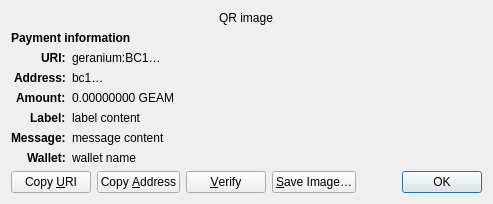
<?xml version="1.0" encoding="UTF-8"?>
<ui version="4.0">
 <class>ReceiveRequestDialog</class>
 <widget class="QDialog" name="ReceiveRequestDialog">
  <property name="geometry">
   <rect>
    <x>0</x>
    <y>0</y>
    <width>413</width>
    <height>229</height>
   </rect>
  </property>
  <property name="windowTitle">
   <string>Request payment to …</string>
  </property>
  <layout class="QGridLayout" name="gridLayout" columnstretch="0,1">
   <property name="sizeConstraint">
    <enum>QLayout::SetFixedSize</enum>
   </property>
   <item row="0" column="0" colspan="2" alignment="Qt::AlignHCenter">
    <widget class="QRImageWidget" name="qr_code">
     <property name="text">
      <string notr="true">QR image</string>
     </property>
     <property name="textInteractionFlags">
      <set>Qt::NoTextInteraction</set>
     </property>
    </widget>
   </item>
   <item row="1" column="0" colspan="2">
    <widget class="QLabel" name="payment_header">
     <property name="font">
      <font>
       <weight>75</weight>
       <bold>true</bold>
      </font>
     </property>
     <property name="text">
      <string>Payment information</string>
     </property>
     <property name="textInteractionFlags">
      <set>Qt::NoTextInteraction</set>
     </property>
    </widget>
   </item>
   <item row="2" column="0" alignment="Qt::AlignRight|Qt::AlignTop">
    <widget class="QLabel" name="uri_tag">
     <property name="font">
      <font>
       <weight>75</weight>
       <bold>true</bold>
      </font>
     </property>
     <property name="text">
      <string notr="true">URI:</string>
     </property>
     <property name="textFormat">
      <enum>Qt::PlainText</enum>
     </property>
     <property name="textInteractionFlags">
      <set>Qt::NoTextInteraction</set>
     </property>
    </widget>
   </item>
   <item row="2" column="1" alignment="Qt::AlignTop">
    <widget class="QLabel" name="uri_content">
     <property name="text">
      <string notr="true">geranium:BC1…</string>
     </property>
     <property name="textFormat">
      <enum>Qt::RichText</enum>
     </property>
     <property name="wordWrap">
      <bool>true</bool>
     </property>
     <property name="textInteractionFlags">
      <set>Qt::TextSelectableByMouse</set>
     </property>
    </widget>
   </item>
   <item row="3" column="0" alignment="Qt::AlignRight|Qt::AlignTop">
    <widget class="QLabel" name="address_tag">
     <property name="font">
      <font>
       <weight>75</weight>
       <bold>true</bold>
      </font>
     </property>
     <property name="text">
      <string>Address:</string>
     </property>
     <property name="textInteractionFlags">
      <set>Qt::NoTextInteraction</set>
     </property>
    </widget>
   </item>
   <item row="3" column="1" alignment="Qt::AlignTop">
    <widget class="QLabel" name="address_content">
     <property name="text">
      <string notr="true">bc1…</string>
     </property>
     <property name="textFormat">
      <enum>Qt::PlainText</enum>
     </property>
     <property name="textInteractionFlags">
      <set>Qt::TextSelectableByMouse</set>
     </property>
    </widget>
   </item>
   <item row="4" column="0" alignment="Qt::AlignRight|Qt::AlignTop">
    <widget class="QLabel" name="amount_tag">
     <property name="font">
      <font>
       <weight>75</weight>
       <bold>true</bold>
      </font>
     </property>
     <property name="text">
      <string>Amount:</string>
     </property>
     <property name="textInteractionFlags">
      <set>Qt::NoTextInteraction</set>
     </property>
    </widget>
   </item>
   <item row="4" column="1" alignment="Qt::AlignTop">
    <widget class="QLabel" name="amount_content">
     <property name="text">
      <string notr="true">0.00000000 GEAM</string>
     </property>
     <property name="textFormat">
      <enum>Qt::PlainText</enum>
     </property>
     <property name="textInteractionFlags">
      <set>Qt::TextSelectableByMouse</set>
     </property>
    </widget>
   </item>
   <item row="5" column="0" alignment="Qt::AlignRight|Qt::AlignTop">
    <widget class="QLabel" name="label_tag">
     <property name="font">
      <font>
       <weight>75</weight>
       <bold>true</bold>
      </font>
     </property>
     <property name="text">
      <string>Label:</string>
     </property>
     <property name="textInteractionFlags">
      <set>Qt::NoTextInteraction</set>
     </property>
    </widget>
   </item>
   <item row="5" column="1" alignment="Qt::AlignTop">
    <widget class="QLabel" name="label_content">
     <property name="text">
      <string notr="true">label content</string>
     </property>
     <property name="textFormat">
      <enum>Qt::PlainText</enum>
     </property>
     <property name="wordWrap">
      <bool>true</bool>
     </property>
     <property name="textInteractionFlags">
      <set>Qt::TextSelectableByMouse</set>
     </property>
    </widget>
   </item>
   <item row="6" column="0" alignment="Qt::AlignRight|Qt::AlignTop">
    <widget class="QLabel" name="message_tag">
     <property name="font">
      <font>
       <weight>75</weight>
       <bold>true</bold>
      </font>
     </property>
     <property name="text">
      <string>Message:</string>
     </property>
     <property name="textInteractionFlags">
      <set>Qt::NoTextInteraction</set>
     </property>
    </widget>
   </item>
   <item row="6" column="1" alignment="Qt::AlignTop">
    <widget class="QLabel" name="message_content">
     <property name="text">
      <string notr="true">message content</string>
     </property>
     <property name="textFormat">
      <enum>Qt::PlainText</enum>
     </property>
     <property name="wordWrap">
      <bool>true</bool>
     </property>
     <property name="textInteractionFlags">
      <set>Qt::TextSelectableByMouse</set>
     </property>
    </widget>
   </item>
   <item row="7" column="0" alignment="Qt::AlignRight|Qt::AlignTop">
    <widget class="QLabel" name="wallet_tag">
     <property name="font">
      <font>
       <weight>75</weight>
       <bold>true</bold>
      </font>
     </property>
     <property name="text">
      <string>Wallet:</string>
     </property>
     <property name="textInteractionFlags">
      <set>Qt::NoTextInteraction</set>
     </property>
    </widget>
   </item>
   <item row="7" column="1" alignment="Qt::AlignTop">
    <widget class="QLabel" name="wallet_content">
     <property name="text">
      <string notr="true">wallet name</string>
     </property>
     <property name="textFormat">
      <enum>Qt::PlainText</enum>
     </property>
     <property name="wordWrap">
      <bool>true</bool>
     </property>
     <property name="textInteractionFlags">
      <set>Qt::TextSelectableByMouse</set>
     </property>
    </widget>
   </item>
   <item row="8" column="0" colspan="2">
    <layout class="QHBoxLayout" name="horizontalLayout">
     <item>
      <widget class="QPushButton" name="btnCopyURI">
       <property name="text">
        <string>Copy &amp;URI</string>
       </property>
       <property name="autoDefault">
        <bool>false</bool>
       </property>
      </widget>
     </item>
     <item>
      <widget class="QPushButton" name="btnCopyAddress">
       <property name="text">
        <string>Copy &amp;Address</string>
       </property>
       <property name="autoDefault">
        <bool>false</bool>
       </property>
      </widget>
     </item>
     <item>
      <widget class="QPushButton" name="btnVerify">
       <property name="text">
        <string>&amp;Verify</string>
       </property>
       <property name="toolTip">
        <string>Verify this address on e.g. a hardware wallet screen</string>
       </property>
       <property name="autoDefault">
        <bool>false</bool>
       </property>
      </widget>
     </item>
     <item>
      <widget class="QPushButton" name="btnSaveAs">
       <property name="text">
        <string>&amp;Save Image…</string>
       </property>
       <property name="autoDefault">
        <bool>false</bool>
       </property>
      </widget>
     </item>
     <item>
      <spacer name="horizontalSpacer_2">
       <property name="orientation">
        <enum>Qt::Horizontal</enum>
       </property>
       <property name="sizeHint" stdset="0">
        <size>
         <width>40</width>
         <height>20</height>
        </size>
       </property>
      </spacer>
     </item>
     <item>
      <widget class="QDialogButtonBox" name="buttonBox">
       <property name="focusPolicy">
        <enum>Qt::StrongFocus</enum>
       </property>
       <property name="standardButtons">
        <set>QDialogButtonBox::Ok</set>
       </property>
      </widget>
     </item>
    </layout>
   </item>
  </layout>
 </widget>
 <customwidgets>
  <customwidget>
   <class>QRImageWidget</class>
   <extends>QLabel</extends>
   <header>qt/qrimagewidget.h</header>
  </customwidget>
 </customwidgets>
 <tabstops>
  <tabstop>buttonBox</tabstop>
  <tabstop>btnCopyURI</tabstop>
  <tabstop>btnCopyAddress</tabstop>
  <tabstop>btnSaveAs</tabstop>
 </tabstops>
 <resources/>
 <connections>
  <connection>
   <sender>buttonBox</sender>
   <signal>accepted()</signal>
   <receiver>ReceiveRequestDialog</receiver>
   <slot>accept()</slot>
   <hints>
    <hint type="sourcelabel">
     <x>135</x>
     <y>230</y>
    </hint>
    <hint type="destinationlabel">
     <x>135</x>
     <y>126</y>
    </hint>
   </hints>
  </connection>
 </connections>
</ui>
